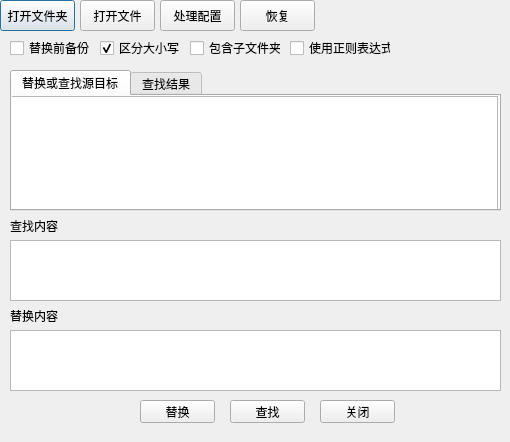
<?xml version="1.0" encoding="UTF-8"?>
<ui version="4.0">
 <class>Dialog</class>
 <widget class="QDialog" name="Dialog">
  <property name="geometry">
   <rect>
    <x>0</x>
    <y>0</y>
    <width>510</width>
    <height>442</height>
   </rect>
  </property>
  <property name="windowTitle">
   <string>超级文本处理工具</string>
  </property>
  <widget class="QPushButton" name="pushButton_openFolder">
   <property name="geometry">
    <rect>
     <x>0</x>
     <y>0</y>
     <width>75</width>
     <height>31</height>
    </rect>
   </property>
   <property name="text">
    <string>打开文件夹</string>
   </property>
  </widget>
  <widget class="QPushButton" name="pushButton_openFile">
   <property name="geometry">
    <rect>
     <x>80</x>
     <y>0</y>
     <width>75</width>
     <height>31</height>
    </rect>
   </property>
   <property name="text">
    <string>打开文件</string>
   </property>
  </widget>
  <widget class="QPushButton" name="pushButton_config">
   <property name="geometry">
    <rect>
     <x>160</x>
     <y>0</y>
     <width>75</width>
     <height>31</height>
    </rect>
   </property>
   <property name="text">
    <string>处理配置</string>
   </property>
  </widget>
  <widget class="QTabWidget" name="tabWidget">
   <property name="geometry">
    <rect>
     <x>10</x>
     <y>70</y>
     <width>491</width>
     <height>141</height>
    </rect>
   </property>
   <property name="currentIndex">
    <number>0</number>
   </property>
   <widget class="QWidget" name="tab">
    <attribute name="title">
     <string>替换或查找源目标</string>
    </attribute>
    <widget class="QListWidget" name="listWidgetSource">
     <property name="geometry">
      <rect>
       <x>-5</x>
       <y>0</y>
       <width>491</width>
       <height>121</height>
      </rect>
     </property>
    </widget>
   </widget>
   <widget class="QWidget" name="tab_2">
    <attribute name="title">
     <string>查找结果</string>
    </attribute>
    <widget class="QListWidget" name="listWidgetResult">
     <property name="geometry">
      <rect>
       <x>0</x>
       <y>0</y>
       <width>491</width>
       <height>121</height>
      </rect>
     </property>
    </widget>
   </widget>
  </widget>
  <widget class="QCheckBox" name="checkBox_backups">
   <property name="geometry">
    <rect>
     <x>10</x>
     <y>40</y>
     <width>81</width>
     <height>16</height>
    </rect>
   </property>
   <property name="text">
    <string>替换前备份</string>
   </property>
  </widget>
  <widget class="QCheckBox" name="checkBox_case">
   <property name="geometry">
    <rect>
     <x>100</x>
     <y>40</y>
     <width>81</width>
     <height>16</height>
    </rect>
   </property>
   <property name="text">
    <string>区分大小写</string>
   </property>
   <property name="checked">
    <bool>true</bool>
   </property>
  </widget>
  <widget class="QCheckBox" name="checkBox_childFolder">
   <property name="geometry">
    <rect>
     <x>190</x>
     <y>40</y>
     <width>91</width>
     <height>16</height>
    </rect>
   </property>
   <property name="text">
    <string>包含子文件夹</string>
   </property>
  </widget>
  <widget class="QPushButton" name="pushButton_replace">
   <property name="geometry">
    <rect>
     <x>140</x>
     <y>400</y>
     <width>75</width>
     <height>23</height>
    </rect>
   </property>
   <property name="text">
    <string>替换</string>
   </property>
  </widget>
  <widget class="QTextEdit" name="textEdit_find">
   <property name="geometry">
    <rect>
     <x>10</x>
     <y>240</y>
     <width>491</width>
     <height>61</height>
    </rect>
   </property>
  </widget>
  <widget class="QTextEdit" name="textEdit_replace">
   <property name="geometry">
    <rect>
     <x>10</x>
     <y>330</y>
     <width>491</width>
     <height>61</height>
    </rect>
   </property>
  </widget>
  <widget class="QPushButton" name="pushButton_recover">
   <property name="geometry">
    <rect>
     <x>240</x>
     <y>0</y>
     <width>75</width>
     <height>31</height>
    </rect>
   </property>
   <property name="text">
    <string>恢复</string>
   </property>
  </widget>
  <widget class="QLabel" name="label">
   <property name="geometry">
    <rect>
     <x>10</x>
     <y>220</y>
     <width>54</width>
     <height>12</height>
    </rect>
   </property>
   <property name="text">
    <string>查找内容</string>
   </property>
  </widget>
  <widget class="QLabel" name="label_2">
   <property name="geometry">
    <rect>
     <x>10</x>
     <y>310</y>
     <width>54</width>
     <height>12</height>
    </rect>
   </property>
   <property name="text">
    <string>替换内容</string>
   </property>
  </widget>
  <widget class="QPushButton" name="pushButton_close">
   <property name="geometry">
    <rect>
     <x>320</x>
     <y>400</y>
     <width>75</width>
     <height>23</height>
    </rect>
   </property>
   <property name="text">
    <string>关闭</string>
   </property>
  </widget>
  <widget class="QPushButton" name="pushButton_find">
   <property name="geometry">
    <rect>
     <x>230</x>
     <y>400</y>
     <width>75</width>
     <height>23</height>
    </rect>
   </property>
   <property name="text">
    <string>查找</string>
   </property>
  </widget>
  <widget class="QCheckBox" name="checkBox_regex">
   <property name="geometry">
    <rect>
     <x>290</x>
     <y>40</y>
     <width>101</width>
     <height>16</height>
    </rect>
   </property>
   <property name="text">
    <string>使用正则表达式</string>
   </property>
  </widget>
 </widget>
 <resources/>
 <connections>
  <connection>
   <sender>pushButton_close</sender>
   <signal>clicked()</signal>
   <receiver>Dialog</receiver>
   <slot>accept()</slot>
   <hints>
    <hint type="sourcelabel">
     <x>346</x>
     <y>404</y>
    </hint>
    <hint type="destinationlabel">
     <x>463</x>
     <y>408</y>
    </hint>
   </hints>
  </connection>
 </connections>
</ui>
